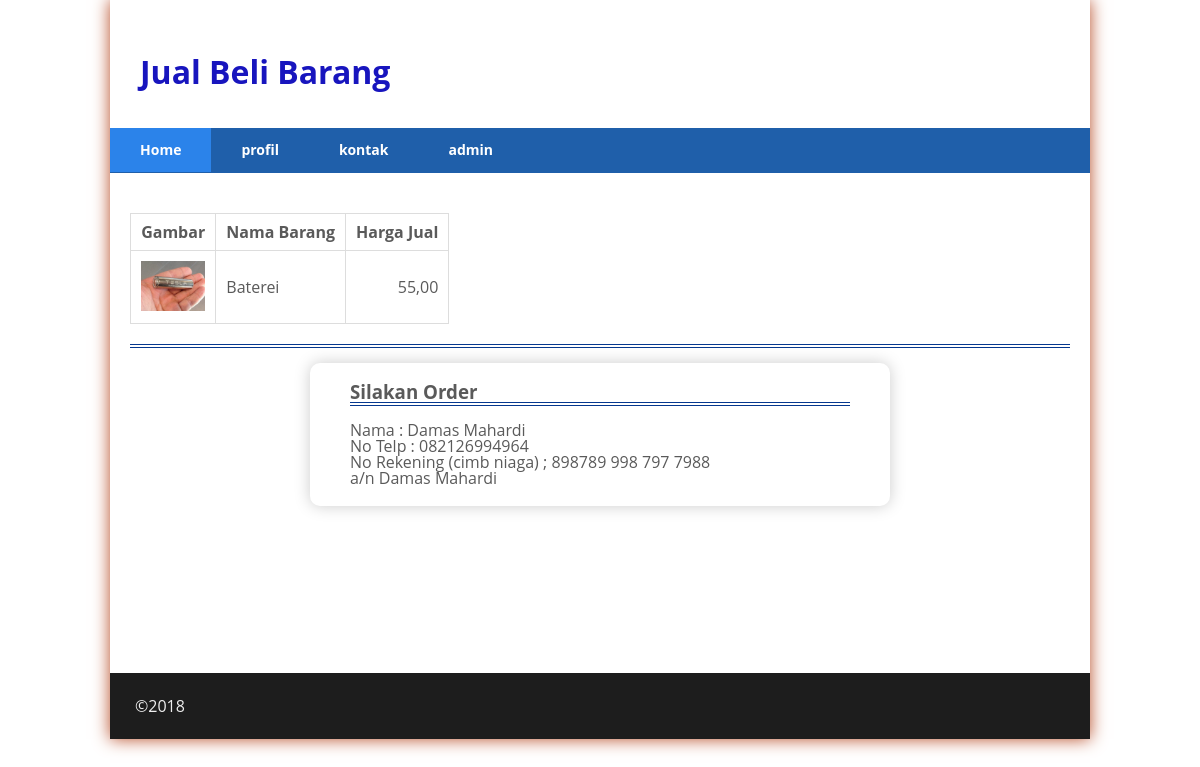
Screenshot of /view.php?id=3 with the database file from the repository.
### tables this page shows
CREATE TABLE `barang` (
  `id_barang` int(10) NOT NULL,
  `nama_barang` varchar(30) DEFAULT NULL,
  `gambar` varchar(100) DEFAULT NULL,
  `harga_beli` decimal(10,0) DEFAULT NULL,
  `harga_jual` decimal(10,0) DEFAULT NULL,
  `stok` int(4) DEFAULT NULL,
  `id_kategori` int(11) NOT NULL
);

### view.php (the view, shortened to what this page needs)
<?php
include('admin/koneksi.php');
$id =$_GET['id'];
$sql = "SELECT * FROM barang WHERE id_barang = '{$id}'";
$result = mysqli_query($conn, $sql);
$data = mysqli_fetch_array($result);
include('header.php');
 ?>
 <div class="content_b">
 	<div class="main">
 		<table>
       <tr>
         <th>Gambar</th>
         <th>Nama Barang</th>
          <th>Harga Jual</th>
       </tr>
       <tr>
       	<td><?php echo "<img src=\"{$data['gambar']}\" />"; ?></td>
          <td><?php echo $data['nama_barang']; ?></td>
           <td class="right"><?php echo number_format($data['harga_jual'],2,',','.'); ?></td>
       </tr>
		</table>
		<hr/>
		<div class="daftar">
			<h3>Silakan Order</h3>
			<hr> <br/>
			<p>
				Nama   : Damas Mahardi <br>
				No Telp : 082126994964 <br>
				No Rekening (cimb niaga) ; 898789 998 797 7988 <br>
				a/n Damas Mahardi <br>
			</p>
		</div>
 	</div>
 </div>
 <?php include_once('admin/footer.php') ?>

### style.css (style rules this page uses)
* { margin: 0; padding: 0; }
body { line-height:1; font-size:100%; font-family:'Open Sans', sans-serif; color:#5a5a5a; }
.content_b { float:right; width:980px; height: 500px; overflow:scroll; background-color: #ffffff; }
.main { padding: 20px; }
table { border-collapse:collapse; border-spacing:0; margin:20px 0; }
table th, table td { padding: 10px; border:1px solid #ddd; }
td.right { text-align: right; }
td img { max-width:75px; max-height:50px; }
.daftar { width:500px; border-radius:10px; padding:20px 40px; margin:15px auto; box-shadow:0 0 1em #CCCCCC; }
hr { border: 0; border-top: 4px double #05378e; text-align: center; }
hr:after { display: inline-block; position: relative; top: -15px; padding: 0 10px; background: #fff; color: #05378e; font-size: 18px; }

### rows the page displays
barang: gambar (picture), nama_barang "Baterei", harga_jual "55,00"
